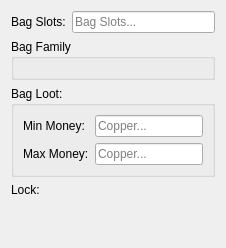
       <widget class="QWidget" name="tab_4">
        <attribute name="title">
         <string>Bag</string>
        </attribute>
        <layout class="QGridLayout" name="gridLayout_15">
         <item row="0" column="1">
          <widget class="QLineEdit" name="bagslotsEdit">
           <property name="placeholderText">
            <string>Bag Slots...</string>
           </property>
          </widget>
         </item>
         <item row="0" column="0">
          <widget class="QLabel" name="label_46">
           <property name="text">
            <string>Bag Slots:</string>
           </property>
          </widget>
         </item>
         <item row="4" column="1">
          <spacer name="verticalSpacer_6">
           <property name="orientation">
            <enum>Qt::Vertical</enum>
           </property>
           <property name="sizeHint" stdset="0">
            <size>
             <width>20</width>
             <height>40</height>
            </size>
           </property>
          </spacer>
         </item>
         <item row="1" column="0" colspan="2">
          <widget class="QGroupBox" name="bagfamilyGB">
           <property name="title">
            <string>Bag Family</string>
           </property>
           <layout class="QVBoxLayout" name="verticalLayout_3"/>
          </widget>
         </item>
         <item row="2" column="0" colspan="2">
          <widget class="QGroupBox" name="groupBox_11">
           <property name="title">
            <string>Bag Loot:</string>
           </property>
           <layout class="QGridLayout" name="gridLayout_16">
            <item row="0" column="0">
             <widget class="QLabel" name="label_59">
              <property name="text">
               <string>Min Money:</string>
              </property>
             </widget>
            </item>
            <item row="0" column="1">
             <widget class="QLineEdit" name="minmoneyEdit">
              <property name="placeholderText">
               <string>Copper...</string>
              </property>
             </widget>
            </item>
            <item row="1" column="0">
             <widget class="QLabel" name="label_60">
              <property name="text">
               <string>Max Money:</string>
              </property>
             </widget>
            </item>
            <item row="1" column="1">
             <widget class="QLineEdit" name="maxmoneyEdit">
              <property name="placeholderText">
               <string>Copper...</string>
              </property>
             </widget>
            </item>
           </layout>
          </widget>
         </item>
         <item row="3" column="0">
          <widget class="QLabel" name="label_64">
           <property name="text">
            <string>Lock:</string>
           </property>
          </widget>
         </item>
         <item row="3" column="1">
          <layout class="QHBoxLayout" name="lockLayout"/>
         </item>
        </layout>
       </widget>
